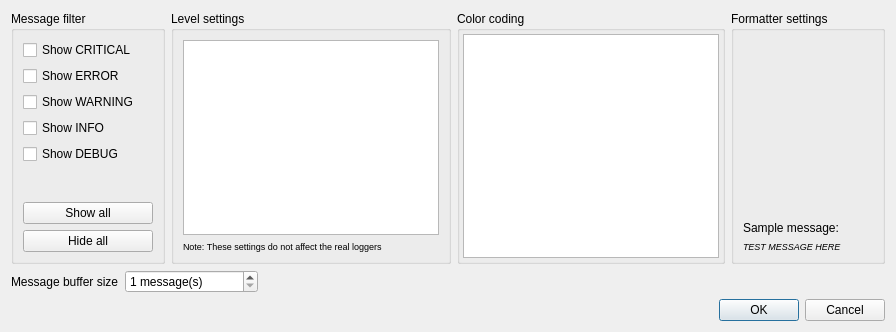
<?xml version="1.0" encoding="UTF-8"?>
<ui version="4.0">
 <class>Dialog</class>
 <widget class="QDialog" name="Dialog">
  <property name="geometry">
   <rect>
    <x>0</x>
    <y>0</y>
    <width>896</width>
    <height>332</height>
   </rect>
  </property>
  <property name="windowTitle">
   <string>Log Console Preferences</string>
  </property>
  <layout class="QVBoxLayout" name="_2">
   <item>
    <layout class="QHBoxLayout" name="horizontalLayout">
     <item>
      <widget class="QGroupBox" name="groupBox">
       <property name="maximumSize">
        <size>
         <width>200</width>
         <height>16777215</height>
        </size>
       </property>
       <property name="title">
        <string>Message filter</string>
       </property>
       <layout class="QVBoxLayout" name="verticalLayout">
        <item>
         <widget class="QCheckBox" name="chkbx_critical">
          <property name="text">
           <string>Show CRITICAL</string>
          </property>
         </widget>
        </item>
        <item>
         <widget class="QCheckBox" name="chkbx_error">
          <property name="text">
           <string>Show ERROR</string>
          </property>
         </widget>
        </item>
        <item>
         <widget class="QCheckBox" name="chkbx_warning">
          <property name="text">
           <string>Show WARNING</string>
          </property>
         </widget>
        </item>
        <item>
         <widget class="QCheckBox" name="chkbx_info">
          <property name="text">
           <string>Show INFO</string>
          </property>
         </widget>
        </item>
        <item>
         <widget class="QCheckBox" name="chkbx_debug">
          <property name="text">
           <string>Show DEBUG</string>
          </property>
         </widget>
        </item>
        <item>
         <spacer name="verticalSpacer">
          <property name="orientation">
           <enum>Qt::Vertical</enum>
          </property>
          <property name="sizeHint" stdset="0">
           <size>
            <width>20</width>
            <height>40</height>
           </size>
          </property>
         </spacer>
        </item>
        <item>
         <widget class="QPushButton" name="btn_show_all">
          <property name="text">
           <string>Show all</string>
          </property>
         </widget>
        </item>
        <item>
         <widget class="QPushButton" name="btn_hide_all">
          <property name="text">
           <string>Hide all</string>
          </property>
         </widget>
        </item>
       </layout>
      </widget>
     </item>
     <item>
      <widget class="QGroupBox" name="group_level">
       <property name="title">
        <string>Level settings</string>
       </property>
       <layout class="QVBoxLayout" name="verticalLayout_4">
        <item>
         <widget class="PersistentEditorTableView" name="table_loggers">
          <property name="sizePolicy">
           <sizepolicy hsizetype="Minimum" vsizetype="Expanding">
            <horstretch>0</horstretch>
            <verstretch>0</verstretch>
           </sizepolicy>
          </property>
          <property name="minimumSize">
           <size>
            <width>160</width>
            <height>0</height>
           </size>
          </property>
          <property name="editTriggers">
           <set>QAbstractItemView::NoEditTriggers</set>
          </property>
          <property name="selectionMode">
           <enum>QAbstractItemView::NoSelection</enum>
          </property>
          <attribute name="horizontalHeaderStretchLastSection">
           <bool>true</bool>
          </attribute>
         </widget>
        </item>
        <item>
         <widget class="QLabel" name="notice_label">
          <property name="palette">
           <palette>
            <active>
             <colorrole role="Text">
              <brush brushstyle="SolidPattern">
               <color alpha="255">
                <red>98</red>
                <green>98</green>
                <blue>98</blue>
               </color>
              </brush>
             </colorrole>
             <colorrole role="HighlightedText">
              <brush brushstyle="SolidPattern">
               <color alpha="255">
                <red>255</red>
                <green>0</green>
                <blue>0</blue>
               </color>
              </brush>
             </colorrole>
             <colorrole role="PlaceholderText">
              <brush brushstyle="NoBrush">
               <color alpha="128">
                <red>98</red>
                <green>98</green>
                <blue>98</blue>
               </color>
              </brush>
             </colorrole>
            </active>
            <inactive>
             <colorrole role="Text">
              <brush brushstyle="SolidPattern">
               <color alpha="255">
                <red>98</red>
                <green>98</green>
                <blue>98</blue>
               </color>
              </brush>
             </colorrole>
             <colorrole role="HighlightedText">
              <brush brushstyle="SolidPattern">
               <color alpha="255">
                <red>255</red>
                <green>0</green>
                <blue>0</blue>
               </color>
              </brush>
             </colorrole>
             <colorrole role="PlaceholderText">
              <brush brushstyle="NoBrush">
               <color alpha="128">
                <red>98</red>
                <green>98</green>
                <blue>98</blue>
               </color>
              </brush>
             </colorrole>
            </inactive>
            <disabled>
             <colorrole role="Text">
              <brush brushstyle="SolidPattern">
               <color alpha="255">
                <red>190</red>
                <green>190</green>
                <blue>190</blue>
               </color>
              </brush>
             </colorrole>
             <colorrole role="HighlightedText">
              <brush brushstyle="SolidPattern">
               <color alpha="255">
                <red>255</red>
                <green>0</green>
                <blue>0</blue>
               </color>
              </brush>
             </colorrole>
             <colorrole role="PlaceholderText">
              <brush brushstyle="NoBrush">
               <color alpha="128">
                <red>98</red>
                <green>98</green>
                <blue>98</blue>
               </color>
              </brush>
             </colorrole>
            </disabled>
           </palette>
          </property>
          <property name="font">
           <font>
            <pointsize>7</pointsize>
           </font>
          </property>
          <property name="text">
           <string>Note: These settings do not affect the real loggers</string>
          </property>
          <property name="wordWrap">
           <bool>true</bool>
          </property>
         </widget>
        </item>
       </layout>
      </widget>
     </item>
     <item>
      <widget class="QGroupBox" name="groupBox_4">
       <property name="title">
        <string>Color coding</string>
       </property>
       <layout class="QVBoxLayout" name="verticalLayout_3">
        <property name="leftMargin">
         <number>3</number>
        </property>
        <property name="topMargin">
         <number>3</number>
        </property>
        <property name="rightMargin">
         <number>3</number>
        </property>
        <property name="bottomMargin">
         <number>3</number>
        </property>
        <item>
         <widget class="PersistentEditorTableView" name="table_colors">
          <property name="sizePolicy">
           <sizepolicy hsizetype="Minimum" vsizetype="Expanding">
            <horstretch>0</horstretch>
            <verstretch>0</verstretch>
           </sizepolicy>
          </property>
          <property name="horizontalScrollBarPolicy">
           <enum>Qt::ScrollBarAlwaysOff</enum>
          </property>
          <property name="editTriggers">
           <set>QAbstractItemView::NoEditTriggers</set>
          </property>
          <property name="selectionMode">
           <enum>QAbstractItemView::NoSelection</enum>
          </property>
          <property name="selectionBehavior">
           <enum>QAbstractItemView::SelectRows</enum>
          </property>
         </widget>
        </item>
       </layout>
      </widget>
     </item>
     <item>
      <widget class="QGroupBox" name="fmt_group">
       <property name="title">
        <string>Formatter settings</string>
       </property>
       <layout class="QVBoxLayout" name="verticalLayout_2">
        <item>
         <spacer name="verticalSpacer_2">
          <property name="orientation">
           <enum>Qt::Vertical</enum>
          </property>
          <property name="sizeHint" stdset="0">
           <size>
            <width>20</width>
            <height>40</height>
           </size>
          </property>
         </spacer>
        </item>
        <item>
         <widget class="QLabel" name="label_4">
          <property name="text">
           <string>Sample message:</string>
          </property>
         </widget>
        </item>
        <item>
         <widget class="QLabel" name="sample_msg">
          <property name="font">
           <font>
            <pointsize>7</pointsize>
            <italic>true</italic>
           </font>
          </property>
          <property name="text">
           <string>TEST MESSAGE HERE</string>
          </property>
          <property name="wordWrap">
           <bool>true</bool>
          </property>
         </widget>
        </item>
       </layout>
      </widget>
     </item>
    </layout>
   </item>
   <item>
    <layout class="QHBoxLayout" name="horizontalLayout_2">
     <item>
      <widget class="QLabel" name="label_3">
       <property name="text">
        <string>Message buffer size</string>
       </property>
      </widget>
     </item>
     <item>
      <widget class="QSpinBox" name="spin_buffer_size">
       <property name="suffix">
        <string> message(s)</string>
       </property>
       <property name="minimum">
        <number>1</number>
       </property>
       <property name="maximum">
        <number>9999999</number>
       </property>
      </widget>
     </item>
     <item>
      <spacer name="horizontalSpacer">
       <property name="orientation">
        <enum>Qt::Horizontal</enum>
       </property>
       <property name="sizeHint" stdset="0">
        <size>
         <width>40</width>
         <height>20</height>
        </size>
       </property>
      </spacer>
     </item>
    </layout>
   </item>
   <item>
    <widget class="QDialogButtonBox" name="buttons">
     <property name="standardButtons">
      <set>QDialogButtonBox::Cancel|QDialogButtonBox::Ok</set>
     </property>
    </widget>
   </item>
  </layout>
 </widget>
 <customwidgets>
  <customwidget>
   <class>PersistentEditorTableView</class>
   <extends>QTableView</extends>
   <header>accwidgets.qt</header>
  </customwidget>
 </customwidgets>
 <tabstops>
  <tabstop>chkbx_critical</tabstop>
  <tabstop>chkbx_error</tabstop>
  <tabstop>chkbx_warning</tabstop>
  <tabstop>chkbx_info</tabstop>
  <tabstop>chkbx_debug</tabstop>
  <tabstop>btn_show_all</tabstop>
  <tabstop>btn_hide_all</tabstop>
  <tabstop>spin_buffer_size</tabstop>
 </tabstops>
 <resources/>
 <connections>
  <connection>
   <sender>buttons</sender>
   <signal>rejected()</signal>
   <receiver>Dialog</receiver>
   <slot>reject()</slot>
   <hints>
    <hint type="sourcelabel">
     <x>352</x>
     <y>310</y>
    </hint>
    <hint type="destinationlabel">
     <x>352</x>
     <y>165</y>
    </hint>
   </hints>
  </connection>
  <connection>
   <sender>buttons</sender>
   <signal>accepted()</signal>
   <receiver>Dialog</receiver>
   <slot>accept()</slot>
   <hints>
    <hint type="sourcelabel">
     <x>352</x>
     <y>310</y>
    </hint>
    <hint type="destinationlabel">
     <x>352</x>
     <y>165</y>
    </hint>
   </hints>
  </connection>
 </connections>
</ui>
